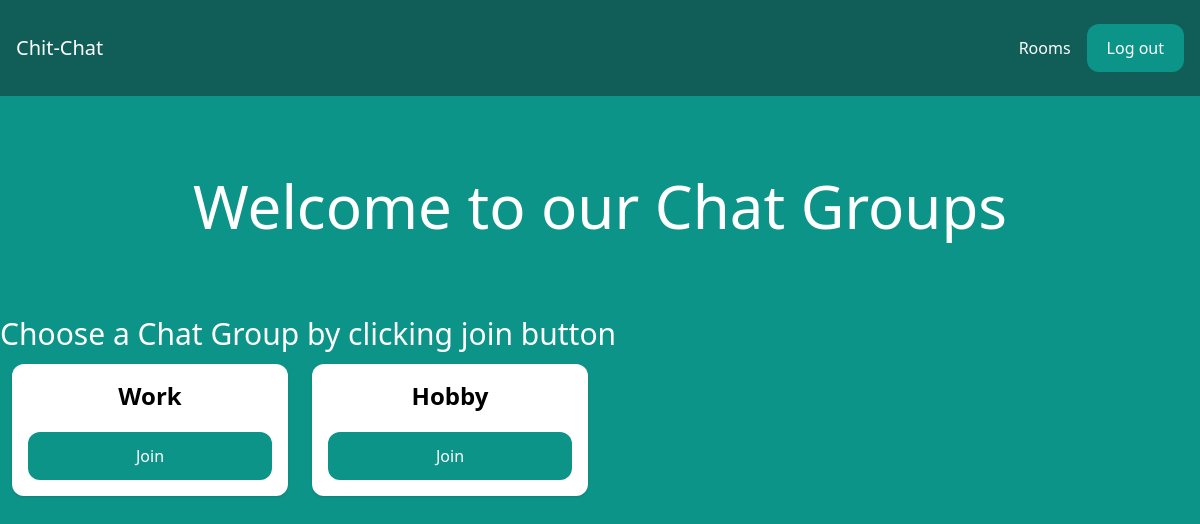
The app's page /rooms/ (signed in), older data.
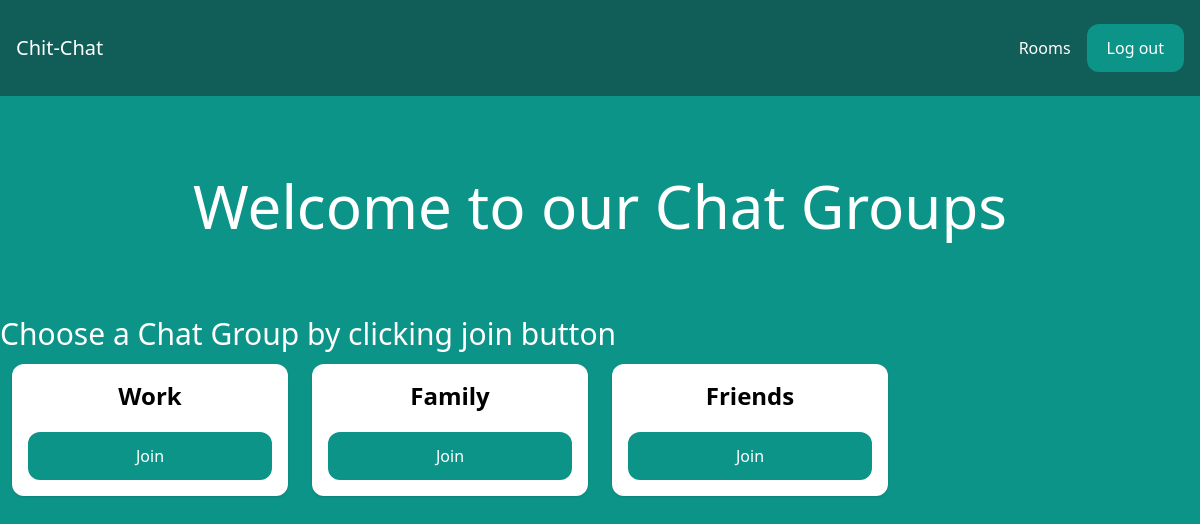
The same page, newer data.
### room/models.py (models this page shows)
class Room(models.Model):
    name = models.CharField(max_length=255)
    slug = models.SlugField(unique=True)

### room/views.py (the view)
# urls.py: path('rooms/', include('room.urls')),
@login_required
def rooms(request):
    rooms = Room.objects.all()
    return render(request, 'room/rooms.html', {'rooms': rooms})

### room/templates/room/rooms.html
{% extends 'core/base.html' %} {% block title %}Rooms | {% endblock %} {% block content %}
<div class="p-10 lg:p-20 text-center">
    <h1 class="text-3xl lg:text-6xl text-white">Welcome to our Chat Groups</h1>
</div>
<h3 class="text-2xl lg:text-3xl text-white"> Choose a Chat Group by clicking join button</h3>
<div class="w-full flex flex-wrap items-center">
    {% for room in rooms %}
    <div class="w-full lg:w-1/4 px-3 py-3">
        <div class="p-4 bg-white shadow rounded-xl text-center">
            <h2 class="mb-5 text-2xl font-semibold">{{ room.name }}</h2>
            <a href="{% url 'room' room.slug %}" class="px-5 py-3 block rounded-xl text-white bg-teal-600 hover:bg-teal-700">Join</a>
        </div>
    </div>
    {% endfor %}
</div>
{% endblock %}

Row changes from the older to the newer data that the page shows:
removed Room: name "Hobby"
added Room: name "Family"
added Room: name "Friends"
